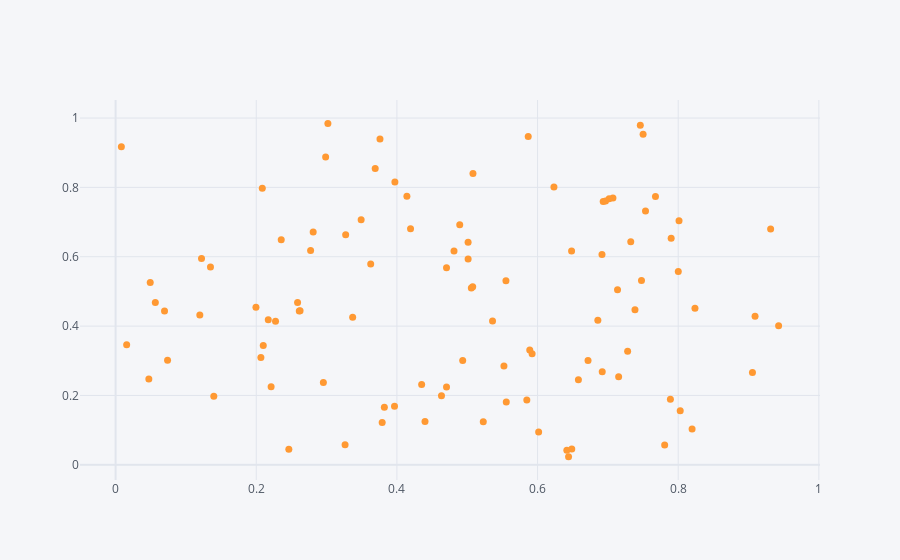

Notebook code for this chart:
### Code cell
df.iplot(kind='scatter', x='a',y='b',mode='markers',size=7)
